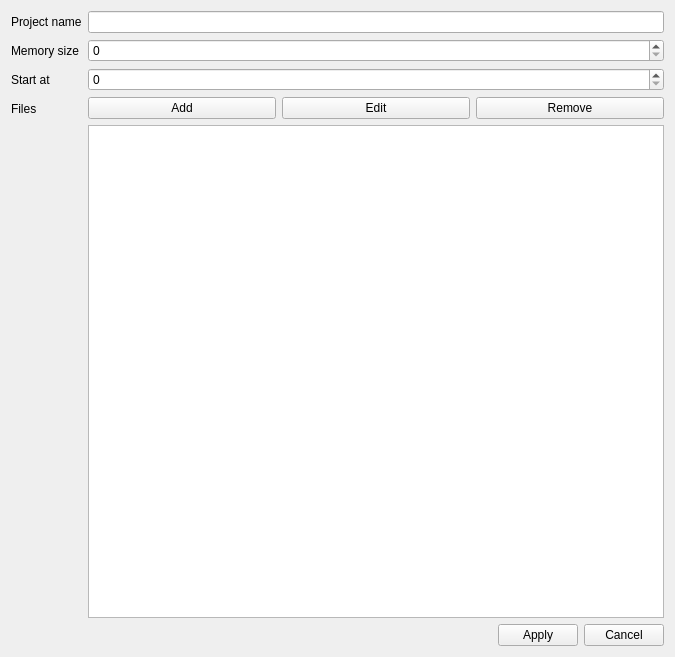
<?xml version="1.0" encoding="UTF-8"?>
<ui version="4.0">
 <class>ProjectConfigurationWidget</class>
 <widget class="QWidget" name="ProjectConfigurationWidget">
  <property name="geometry">
   <rect>
    <x>0</x>
    <y>0</y>
    <width>675</width>
    <height>657</height>
   </rect>
  </property>
  <property name="windowTitle">
   <string>Form</string>
  </property>
  <layout class="QVBoxLayout" name="verticalLayout">
   <item>
    <layout class="QFormLayout" name="formLayout">
     <item row="0" column="0">
      <widget class="QLabel" name="label">
       <property name="text">
        <string>Project name</string>
       </property>
      </widget>
     </item>
     <item row="0" column="1">
      <widget class="QLineEdit" name="projectNameLineEdit"/>
     </item>
     <item row="1" column="0">
      <widget class="QLabel" name="label_2">
       <property name="text">
        <string>Memory size</string>
       </property>
      </widget>
     </item>
     <item row="2" column="0">
      <widget class="QLabel" name="label_3">
       <property name="text">
        <string>Start at</string>
       </property>
      </widget>
     </item>
     <item row="1" column="1">
      <widget class="QSpinBox" name="memorySizeSpinBox"/>
     </item>
     <item row="2" column="1">
      <widget class="QSpinBox" name="startAtSpinBox"/>
     </item>
     <item row="3" column="0">
      <widget class="QLabel" name="label_4">
       <property name="text">
        <string>Files</string>
       </property>
      </widget>
     </item>
     <item row="3" column="1">
      <layout class="QVBoxLayout" name="verticalLayout_2">
       <item>
        <layout class="QHBoxLayout" name="horizontalLayout_3">
         <item>
          <widget class="QPushButton" name="addFileButton">
           <property name="text">
            <string>Add</string>
           </property>
           <property name="icon">
            <iconset theme="QIcon::ThemeIcon::ListAdd"/>
           </property>
          </widget>
         </item>
         <item>
          <widget class="QPushButton" name="editFileButton">
           <property name="text">
            <string>Edit</string>
           </property>
           <property name="icon">
            <iconset theme="QIcon::ThemeIcon::DocumentProperties"/>
           </property>
          </widget>
         </item>
         <item>
          <widget class="QPushButton" name="removeFileButton">
           <property name="text">
            <string>Remove</string>
           </property>
           <property name="icon">
            <iconset theme="QIcon::ThemeIcon::ListRemove"/>
           </property>
          </widget>
         </item>
        </layout>
       </item>
       <item>
        <widget class="QTableView" name="tableView"/>
       </item>
      </layout>
     </item>
    </layout>
   </item>
   <item>
    <layout class="QHBoxLayout" name="horizontalLayout_2">
     <item>
      <spacer name="horizontalSpacer">
       <property name="orientation">
        <enum>Qt::Orientation::Horizontal</enum>
       </property>
       <property name="sizeHint" stdset="0">
        <size>
         <width>40</width>
         <height>20</height>
        </size>
       </property>
      </spacer>
     </item>
     <item>
      <widget class="QPushButton" name="applyButton">
       <property name="text">
        <string>Apply</string>
       </property>
      </widget>
     </item>
     <item>
      <widget class="QPushButton" name="cancelButton">
       <property name="text">
        <string>Cancel</string>
       </property>
      </widget>
     </item>
    </layout>
   </item>
  </layout>
 </widget>
 <resources/>
 <connections/>
</ui>
